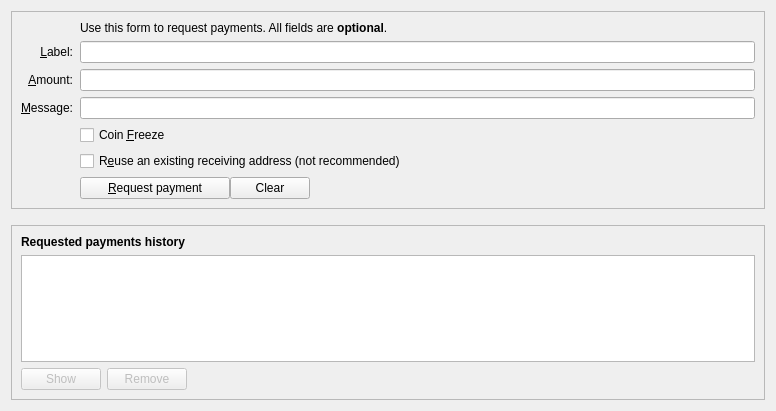
<?xml version="1.0" encoding="UTF-8"?>
<ui version="4.0">
 <class>ReceiveCoinsDialog</class>
 <widget class="QWidget" name="ReceiveCoinsDialog">
  <property name="geometry">
   <rect>
    <x>0</x>
    <y>0</y>
    <width>776</width>
    <height>411</height>
   </rect>
  </property>
  <layout class="QVBoxLayout" name="verticalLayout" stretch="0,0,1">
   <item>
    <widget class="QFrame" name="frame2">
     <property name="sizePolicy">
      <sizepolicy hsizetype="Preferred" vsizetype="Expanding">
       <horstretch>0</horstretch>
       <verstretch>0</verstretch>
      </sizepolicy>
     </property>
     <property name="frameShape">
      <enum>QFrame::StyledPanel</enum>
     </property>
     <property name="frameShadow">
      <enum>QFrame::Sunken</enum>
     </property>
     <layout class="QVBoxLayout" name="verticalLayout_3">
      <item>
       <layout class="QGridLayout" name="gridLayout">
        <property name="horizontalSpacing">
         <number>7</number>
        </property>
        <item row="10" column="1">
         <layout class="QHBoxLayout" name="horizontalLayout">
          <item>
           <widget class="QPushButton" name="receiveButton">
            <property name="minimumSize">
             <size>
              <width>150</width>
              <height>0</height>
             </size>
            </property>
            <property name="text">
             <string>&amp;Request payment</string>
            </property>
            <property name="icon">
             <iconset>
              <normaloff>:/icons/receiving_addresses</normaloff>:/icons/receiving_addresses</iconset>
            </property>
           </widget>
          </item>
          <item>
           <widget class="QPushButton" name="clearButton">
            <property name="sizePolicy">
             <sizepolicy hsizetype="Minimum" vsizetype="Fixed">
              <horstretch>0</horstretch>
              <verstretch>0</verstretch>
             </sizepolicy>
            </property>
            <property name="toolTip">
             <string>Clear all fields of the form.</string>
            </property>
            <property name="text">
             <string>Clear</string>
            </property>
            <property name="icon">
             <iconset>
              <normaloff>:/icons/remove</normaloff>:/icons/remove</iconset>
            </property>
            <property name="autoDefault">
             <bool>false</bool>
            </property>
           </widget>
          </item>
          <item>
           <spacer name="horizontalSpacer">
            <property name="orientation">
             <enum>Qt::Horizontal</enum>
            </property>
            <property name="sizeHint" stdset="0">
             <size>
              <width>40</width>
              <height>20</height>
             </size>
            </property>
           </spacer>
          </item>
         </layout>
        </item>
        <item row="2" column="1">
         <widget class="BitcoinAmountField" name="reqAmount">
          <property name="minimumSize">
           <size>
            <width>80</width>
            <height>0</height>
           </size>
          </property>
          <property name="toolTip">
           <string>An optional amount to request. Leave this empty or zero to not request a specific amount.</string>
          </property>
         </widget>
        </item>
        <item row="2" column="0">
         <widget class="QLabel" name="label">
          <property name="toolTip">
           <string>An optional amount to request. Leave this empty or zero to not request a specific amount.</string>
          </property>
          <property name="text">
           <string>&amp;Amount:</string>
          </property>
          <property name="alignment">
           <set>Qt::AlignRight|Qt::AlignTrailing|Qt::AlignVCenter</set>
          </property>
          <property name="buddy">
           <cstring>reqAmount</cstring>
          </property>
         </widget>
        </item>
        <item row="1" column="0">
         <widget class="QLabel" name="label_2">
          <property name="toolTip">
           <string>An optional label to associate with the new receiving address.</string>
          </property>
          <property name="text">
           <string>&amp;Label:</string>
          </property>
          <property name="alignment">
           <set>Qt::AlignRight|Qt::AlignTrailing|Qt::AlignVCenter</set>
          </property>
          <property name="buddy">
           <cstring>reqLabel</cstring>
          </property>
         </widget>
        </item>
        <item row="7" column="1">
         <widget class="QCheckBox" name="reuseAddress">
          <property name="toolTip">
           <string>Reuse one of the previously used receiving addresses. Reusing addresses has security and privacy issues. Do not use this unless re-generating a payment request made before.</string>
          </property>
          <property name="text">
           <string>R&amp;euse an existing receiving address (not recommended)</string>
          </property>
         </widget>
        </item>
        <item row="10" column="0">
         <widget class="QLabel" name="label_7">
          <property name="text">
           <string/>
          </property>
         </widget>
        </item>
        <item row="0" column="1">
         <widget class="QLabel" name="label_5">
          <property name="text">
           <string>Use this form to request payments. All fields are &lt;b&gt;optional&lt;/b&gt;.</string>
          </property>
         </widget>
        </item>
        <item row="3" column="0">
         <widget class="QLabel" name="label_3">
          <property name="toolTip">
           <string>An optional message to attach to the payment request, which will be displayed when the request is opened. Note: The message will not be sent with the payment over the Member network.</string>
          </property>
          <property name="text">
           <string>&amp;Message:</string>
          </property>
          <property name="alignment">
           <set>Qt::AlignRight|Qt::AlignTrailing|Qt::AlignVCenter</set>
          </property>
          <property name="buddy">
           <cstring>reqMessage</cstring>
          </property>
         </widget>
        </item>
        <item row="1" column="1">
         <widget class="QLineEdit" name="reqLabel">
          <property name="toolTip">
           <string>An optional label to associate with the new receiving address.</string>
          </property>
         </widget>
        </item>
        <item row="3" column="1">
         <widget class="QLineEdit" name="reqMessage">
          <property name="toolTip">
           <string>An optional message to attach to the payment request, which will be displayed when the request is opened. Note: The message will not be sent with the payment over the Member network.</string>
          </property>
         </widget>
        </item>
        <item row="6" column="1">
         <widget class="QCheckBox" name="freezeCheck">
          <property name="toolTip">
           <string>&lt;html&gt;&lt;head/&gt;&lt;body&gt;&lt;p&gt;Coin freezing locks coins to make them temporarily unspendable. &lt;/p&gt;&lt;/body&gt;&lt;/html&gt;</string>
          </property>
          <property name="text">
           <string>Coin &amp;Freeze</string>
          </property>
         </widget>
        </item>
       </layout>
      </item>
     </layout>
    </widget>
   </item>
   <item>
    <spacer name="verticalSpacer_2">
     <property name="orientation">
      <enum>Qt::Vertical</enum>
     </property>
     <property name="sizeHint" stdset="0">
      <size>
       <width>20</width>
       <height>10</height>
      </size>
     </property>
    </spacer>
   </item>
   <item>
    <widget class="QFrame" name="frame">
     <property name="sizePolicy">
      <sizepolicy hsizetype="Preferred" vsizetype="Expanding">
       <horstretch>0</horstretch>
       <verstretch>0</verstretch>
      </sizepolicy>
     </property>
     <property name="frameShape">
      <enum>QFrame::StyledPanel</enum>
     </property>
     <property name="frameShadow">
      <enum>QFrame::Raised</enum>
     </property>
     <layout class="QVBoxLayout" name="verticalLayout_2">
      <item>
       <widget class="QLabel" name="label_6">
        <property name="font">
         <font>
          <weight>75</weight>
          <bold>true</bold>
         </font>
        </property>
        <property name="text">
         <string>Requested payments history</string>
        </property>
       </widget>
      </item>
      <item>
       <widget class="QTableView" name="recentRequestsView">
        <property name="contextMenuPolicy">
         <enum>Qt::CustomContextMenu</enum>
        </property>
        <property name="tabKeyNavigation">
         <bool>false</bool>
        </property>
        <property name="sortingEnabled">
         <bool>true</bool>
        </property>
       </widget>
      </item>
      <item>
       <layout class="QHBoxLayout" name="horizontalLayout_2">
        <item>
         <widget class="QPushButton" name="showRequestButton">
          <property name="enabled">
           <bool>false</bool>
          </property>
          <property name="toolTip">
           <string>Show the selected request (does the same as double clicking an entry)</string>
          </property>
          <property name="text">
           <string>Show</string>
          </property>
          <property name="icon">
           <iconset>
            <normaloff>:/icons/edit</normaloff>:/icons/edit</iconset>
          </property>
          <property name="autoDefault">
           <bool>false</bool>
          </property>
         </widget>
        </item>
        <item>
         <widget class="QPushButton" name="removeRequestButton">
          <property name="enabled">
           <bool>false</bool>
          </property>
          <property name="toolTip">
           <string>Remove the selected entries from the list</string>
          </property>
          <property name="text">
           <string>Remove</string>
          </property>
          <property name="icon">
           <iconset>
            <normaloff>:/icons/remove</normaloff>:/icons/remove</iconset>
          </property>
          <property name="autoDefault">
           <bool>false</bool>
          </property>
         </widget>
        </item>
        <item>
         <spacer name="horizontalSpacer_2">
          <property name="orientation">
           <enum>Qt::Horizontal</enum>
          </property>
          <property name="sizeHint" stdset="0">
           <size>
            <width>40</width>
            <height>20</height>
           </size>
          </property>
         </spacer>
        </item>
       </layout>
      </item>
     </layout>
    </widget>
   </item>
  </layout>
 </widget>
 <customwidgets>
  <customwidget>
   <class>BitcoinAmountField</class>
   <extends>QLineEdit</extends>
   <header>bitcoinamountfield.h</header>
   <container>1</container>
  </customwidget>
 </customwidgets>
 <tabstops>
  <tabstop>reqLabel</tabstop>
  <tabstop>reqAmount</tabstop>
  <tabstop>reqMessage</tabstop>
  <tabstop>freezeCheck</tabstop>
  <tabstop>reuseAddress</tabstop>
  <tabstop>receiveButton</tabstop>
  <tabstop>clearButton</tabstop>
  <tabstop>recentRequestsView</tabstop>
  <tabstop>showRequestButton</tabstop>
  <tabstop>removeRequestButton</tabstop>
 </tabstops>
 <resources/>
 <connections/>
</ui>
